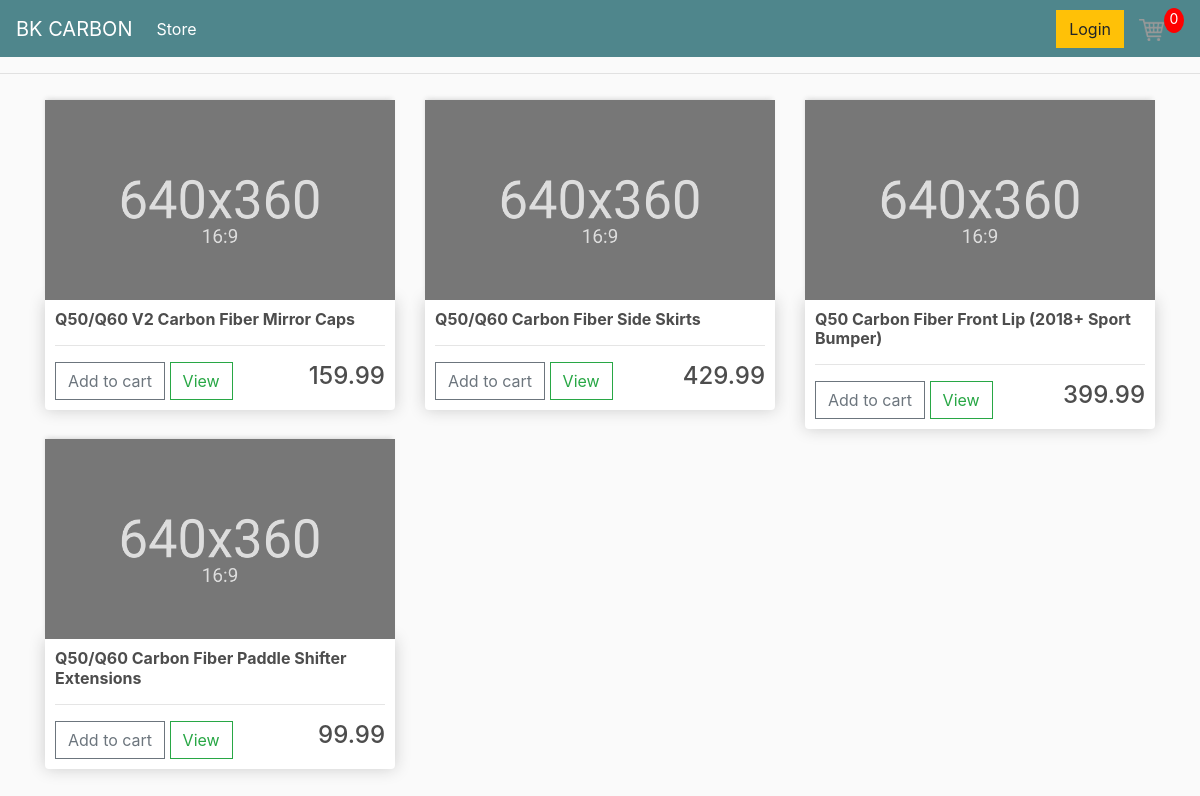
The page / on the database its author committed.
### store/models.py (models this page shows, shortened)
class Product(models.Model):
    name = models.CharField(max_length=200, null=True)
    price = models.FloatField()
    quantity = models.IntegerField(default=0)

### store/views.py (the view)
# urls.py: path('', include('store.urls')),
def store(request):
    products = Product.objects.all()
    context = {'products': products}
    return render(request, 'store/store.html', context)
    context = {}
    return render(request, 'store/store.html', context)

### store/templates/store/store.html
{% extends 'store/main.html' %}
{% load static %}
{% block content %}
<div class="row">
    {% for product in products %}
    <div class="col-lg-4">
	    <img class="thumbnail" src="{% static 'images/placeholder.png' %}">
        <div class="box-element product">
            <h6><strong>{{product.name}}</strong></h6>
            <hr>
            <button class="btn btn-outline-secondary add-btn">Add to cart</button>
            <a class="btn btn-outline-success" href="#">View</a>
            <h4 style="display: inline-block; float: right;">{{product.price|floatformat:2}}</h4>
        </div>
    </div>
    {% endfor %}
</div>
{% endblock content %}

### store/templates/store/main.html (shortened to what this page needs)
<!doctype html>
{% load static %}
<html lang="en">
<head>
    <link rel="stylesheet" href="https://stackpath.bootstrapcdn.com/bootstrap/4.4.1/css/bootstrap.min.css">
    <link rel="stylesheet", type="text/css", href="{% static 'css/main.css' %}">
</head>
<body>
<nav class="navbar navbar-expand-lg navbar-dark bg-dark">
  <a class="navbar-brand" href="{% url 'store' %}">BK CARBON</a>
  <div class="collapse navbar-collapse" id="navbarSupportedContent">
    <ul class="navbar-nav mr-auto">
      <li class="nav-item active">
        <a class="nav-link" href="{% url 'store' %}">Store <span class="sr-only">(current)</span></a>
      </li>
    </ul>
    <div class="form-inline my-2 my-lg-0">
     	<a href="#"class="btn btn-warning">Login</a>
        <a href="{% url 'cart' %}">
    		<img  id="cart-icon" src="{% static 'images/cart.png' %}">
    	</a>
    	<p id="cart-total">0</p>
    </div>
  </div>
</nav>
    <hr>
    <div class="container">
        {% block content %}
        {% endblock content %}
    </div>
</body>
</html>

### static/css/main.css (style rules this page uses)
body { background-color: hsl(0, 0%, 98%); }
h1,h2,h3,h4,h5,h6 { color:hsl(0, 0%, 30%); }
.box-element { box-shadow:hsl(0, 0%, 80%) 0 0 16px; background-color: #fff; border-radius: 4px; padding: 10px; }
.thumbnail { width: 100%; height: 200px; -webkit-box-shadow: -1px -3px 5px -2px rgba(214,214,214,1); -moz-box-shadow: -1px -3px 5px -2px rgba(214,214,214,1); box-shadow: -1px -3px 5px -2px rgba(214,214,214,1); }
.product { border-radius: 0 0 4px 4px; }
.bg-dark { background-color: #4f868c!important; }
#cart-icon { width:25px; display: inline-block; margin-left: 15px; }
#cart-total { display: block; text-align: center; color:#fff; background-color: red; width: 20px; height: 25px; border-radius: 50%; font-size: 14px; }
.col-lg-4, .col-lg-6, .col-lg-8, .col-lg-12 { margin-top: 10px; }
.btn { border-radius: 0; }

### rows shown on the page
Product: name "Q50/Q60 V2 Carbon Fiber Mirror Caps", price "159.99"
Product: name "Q50/Q60 Carbon Fiber Side Skirts", price "429.99"
Product: name "Q50 Carbon Fiber Front Lip (2018+ Sport Bumper)", price "399.99"
Product: name "Q50/Q60 Carbon Fiber Paddle Shifter Extensions", price "99.99"
